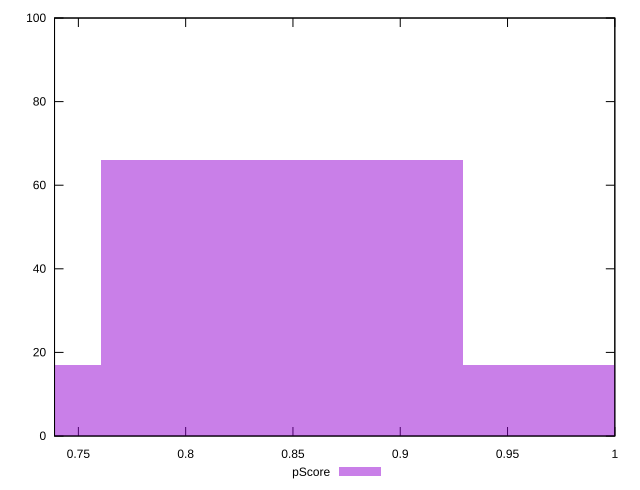

Here is the gnuplot script that generated this plot:
reset

$pScore <<EOF
0.8448282237698413 66
0.6758625790158731 17
1.0137938685238097 17
EOF

set key outside below
set boxwidth 0.16896564475396827
set xrange [0.7388888888888889:1]
set yrange [0:100]
set trange [0:100]
set style fill transparent solid 0.5 noborder
set terminal svg size 640, 490 enhanced background rgb 'white'
set output "report_00013_2021-02-09T12-04-24.940Z/offscreen-images/samples/pages/pScore/histogram.svg"

plot $pScore title "pScore" with boxes

reset
